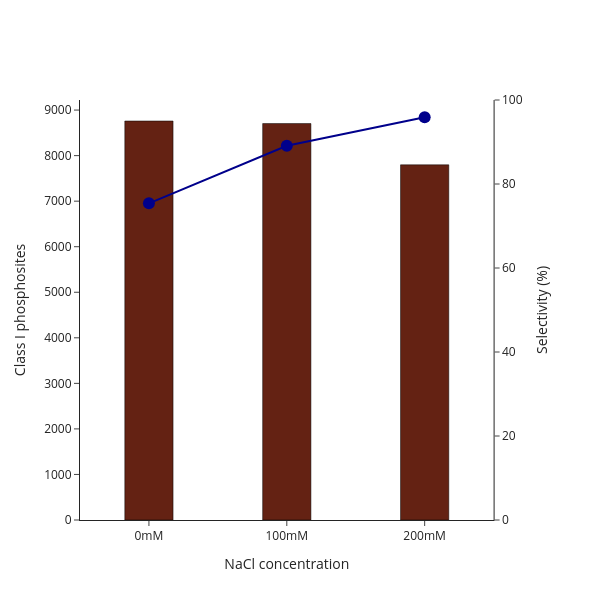

The notebook cell saved with this chart:
### Code cell
import importlib, core
importlib.reload(core)
from core import process_ptm_site_report, count_sites_per_sample_ptm_report

import pandas as pd
import plotly.graph_objects as go
from plotly.subplots import make_subplots

# 1. Load + collapse the salt optimization PTM Site Report
salt_df = pd.read_csv(
    'pride_data/analysis_data/revision/figure2/20260518_162116_nanoPhos_optimization_salt_Report.tsv',
    sep='\t'
)
salt = process_ptm_site_report(salt_df, cutoff=0.75)
site_data_salt = salt['site_data']

# 2. Per-sample Class I site counts (defensive filters baked in via the counter)
counts = count_sites_per_sample_ptm_report(salt_df)
n_classI = list(counts.values())
print("Per-sample Class I sites (column order in the report):")
for i, (s, n) in enumerate(counts.items()):
    print(f"  [{i}] {s}  {n:,}")

# 3. Manually supplied values — order matches the column order printed above
labels = ['0mM', '100mM', '200mM']
sel    = [75.4, 89.1, 95.9]

assert len(n_classI) == len(labels), (
    f"Got {len(n_classI)} samples but {len(labels)} labels — if you have "
    f"replicates per condition, you'll need to aggregate before plotting."
)

# 4. Plot — Class I bars + selectivity line on secondary y-axis
fig = make_subplots(specs=[[{"secondary_y": True}]])
fig.add_trace(
    go.Bar(y=n_classI, x=labels, width=0.35,
           marker_line_color='black', marker_color='#642213',
           name='Class I phosphosites'),
    secondary_y=False
)
fig.add_trace(
    go.Scatter(x=labels, y=sel, mode='lines+markers',
               name='Selectivity'),
    secondary_y=True
)
fig.update_yaxes(title_text='Class I phosphosites',
                 secondary_y=False, rangemode='tozero')
fig.update_yaxes(title_text='Selectivity (%)',
                 range=[0, 100], secondary_y=True)
fig.update_traces(marker=dict(size=12, color='darkblue'), secondary_y=True)
fig.update_layout(width=600, height=600, template='simple_white',
                  showlegend=False, xaxis_title='NaCl concentration')
fig.show()
#fig.write_image(r'figures/figure2/suppl_figure1a.pdf', height=600, width=600)

### Figure 1 — Plotly figure (JSON) as saved in the notebook; plotly's stock layout.template omitted (floating-point values rounded to 4 significant figures)
{"data": [{"marker": {"color": "#642213", "line": {"color": "black"}}, "name": "Class I phosphosites", "type": "bar", "width": 0.35, "x": ["0mM", "100mM", "200mM"], "xaxis": "x", "y": [8760, 8704, 7798], "yaxis": "y"}, {"marker": {"color": "darkblue", "size": 12}, "mode": "lines+markers", "name": "Selectivity", "type": "scatter", "x": ["0mM", "100mM", "200mM"], "xaxis": "x", "y": [75.4, 89.1, 95.9], "yaxis": "y2"}], "layout": {"height": 600, "showlegend": false, "width": 600, "xaxis": {"anchor": "y", "domain": [0, 0.94], "title": {"text": "NaCl concentration"}}, "yaxis": {"anchor": "x", "domain": [0, 1], "rangemode": "tozero", "title": {"text": "Class I phosphosites"}}, "yaxis2": {"anchor": "x", "overlaying": "y", "range": [0, 100], "side": "right", "title": {"text": "Selectivity (%)"}}}}
